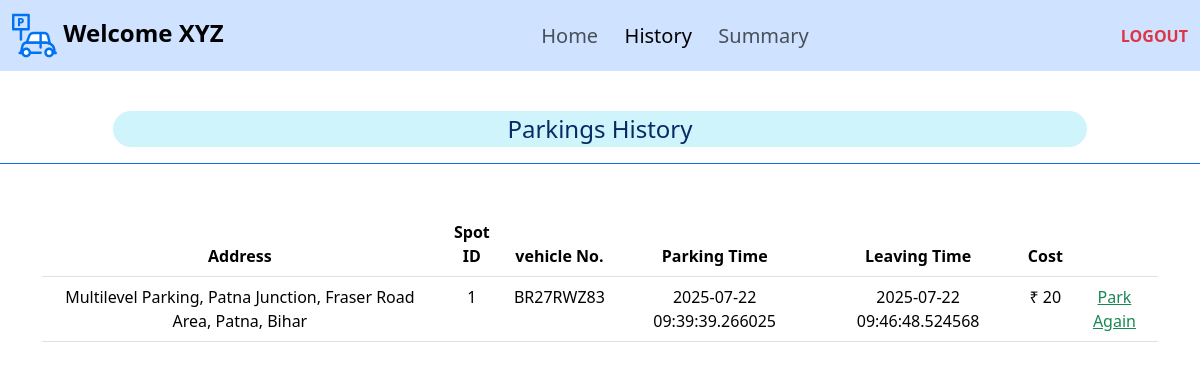
/user_history (signed in), run on the app's committed database.
### application/models.py (models this page shows)
class User(db.Model):
    id = db.Column(db.Integer, primary_key=True, autoincrement=True)
    email = db.Column(db.String(), unique=True, nullable=False)
    username = db.Column(db.String(), nullable=False)
    password = db.Column(db.String(), nullable=False)
    is_admin = db.Column(db.Boolean, default=False)
    bookings = db.relationship('Booking', backref='user', lazy=True, order_by='Booking.parking')

class Parking_lot(db.Model):
    id = db.Column(db.Integer, primary_key=True ,autoincrement=True)
    max_spots = db.Column(db.Integer(), nullable=False)
    price = db.Column(db.Integer(), nullable=False)
    prime_location = db.Column(db.String(), nullable=False)
    pincode = db.Column(db.Integer(), nullable=False)
    address = db.Column(db.String(), nullable=False)
    spots = db.relationship('Parking_spot', backref='parking_lot', lazy=True)
    bookings = db.relationship('Booking', backref='parking_lot', lazy=True, order_by='Booking.parking')

class Booking(db.Model):
    id = db.Column(db.Integer(), primary_key=True, autoincrement=True)
    user_id = db.Column(db.Integer(), db.ForeignKey('user.id'), nullable=False)
    lot_id = db.Column(db.Integer(), db.ForeignKey('parking_lot.id'), nullable=True)
    spot_id = db.Column(db.Integer(), db.ForeignKey('parking_spot.id'), nullable=True)
    parking = db.Column(db.DateTime(), nullable=False)
    leaving = db.Column(db.DateTime(), nullable=True)
    vehicle_no = db.Column(db.String(), nullable=False)
    cost = db.Column(db.Integer(), nullable= True)
    price = db.Column(db.Integer(),nullable=False)

### application/controllers.py (the view)
@app.route("/user_history", methods=["GET","POST"])
def user_history():
    if 'user' not in session:
        return redirect(url_for('login'))
    u=User.query.get(session['user'])
    if u.is_admin:
        return redirect(url_for('admin'))
    bookings=list(reversed(u.bookings))
    lt={l.id:l for l in Parking_lot.query.all()}
    return render_template("user_history.html", bookings=bookings, lt=lt, user=u)

### templates/user_history.html (shortened to what this page needs)
{% extends 'template.jinja' %}
{% block body %}
<nav class="navbar navbar-expand-lg bg-primary-subtle">
    <div class="container-fluid">
        <a class="navbar-brand fs-4" href="/"><img src="/static/parking.svg" width="45" height="45"
                alt="ParkHere"><strong>&nbsp;Welcome {{user.username}}</strong></a>
        <div class="collapse navbar-collapse " id="navbarText">
            <ul class="navbar-nav m-auto mb-2 mb-lg-0">
                <li class="nav-item">
                    <a class="nav-link fs-5 " aria-current="page" href="/user">Home&nbsp;&nbsp;</a>
                </li>
                <li class="nav-item">
                    <a class="nav-link fs-5 active" aria-current="page" href="/user_history">History&nbsp;&nbsp;</a>
                </li>
                <li class="nav-item">
                    <a class="nav-link fs-5" aria-current="page" href="/summary">Summary&nbsp;&nbsp;</a>
                </li>
            </ul>
            <span class="navbar-text">
                <a class="link-danger link-underline-opacity-0" href="/logout"><b>LOGOUT</b></a>
            </span>
        </div>
    </div>
</nav>
<br>
<div class="container-fluid mb-5">
    <div class="row border-bottom border-primary justify-content-center p-3 mb-5">
        <div class="col-10 bg-info-subtle rounded-pill text-primary-emphasis text-center fs-4">
            Parkings&nbsp;History
        </div>
    </div>
</div>
<div class="container mb-5">
    <table class="table text-center">
        <thead>
            <th>Address</th>
            <th>Spot ID</th>
            <th>vehicle No.</th>
            <th>Parking Time</th>
            <th>Leaving Time</th>
            <th>Cost</th>
            <th></th>
        </thead>
        <tbody>
            {% for b in bookings%}
            <tr>
                {% if b.lot_id%}
                <td>{{lt[b.lot_id].address}}</td>
                <td>{{b.spot_id}}</td>
                {%else%}
                <td>Deleted</td>
                <td>Deleted</td>
                {%endif%}
                <td>{{b.vehicle_no}}</td>
                <td>{{b.parking}}</td>
                <td>{{b.leaving}}</td>
                <td>₹ {{b.cost}}</td>
                {% if b.leaving %}
                <td>
                    {%if b.lot_id%}
                    <a class="text-success" href="/book/{{b.lot_id}}">Park Again</a>
                    {%else%}
                    <a class="text-success" href="/">Parked Out</a>
                    {%endif%}
                </td>
                {%else%}
                <td><b><a class="link-danger link-underline-opacity-0" href="/release/{{b.id}}">Release</a></b></td>
                {% endif %}
            </tr>
            {% endfor %}
        </tbody>
    </table>
</div>
<br><br>
{% endblock %}

### data on the page
User: username "XYZ"
Booking: spot_id "1", vehicle_no "BR27RWZ83", parking "2025-07-22 09:39:39.266025", leaving "2025-07-22 09:46:48.524568", cost "20"
Parking_lot: address "Multilevel Parking, Patna Junction, Fraser Road Area, Patna, Bihar"
